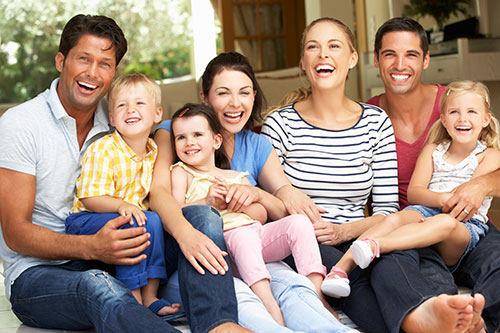
#> input picture group_photo.jpg, 500 x 333 px
$ jupyter execute --allow-errors face_detection.ipynb   (text cells are left out)
#> lines starting #> are read from the running program, lines starting #| are printed output that depends on the picture; after the words box and inside, x2 and y2 are one past the last pixel; in counts of white or black regions, pixels touching at a corner belong together
[cell 1]
import numpy as np
from matplotlib import pyplot as plt
import cv2

[cell 2]
img=plt.imread('group_photo.jpg')
#> img is the input picture: shape (333, 500, 3); mean R, G, B 157.9, 137.8, 124.1
img1=cv2.imread("group_photo.jpg")

[cell 3]
plt.imshow(img)
plt.show()
plt.imshow(img1)
plt.show()

[cell 4]
# cv2.imshow("Family Image", img1)
# cv2.waitKey(5000)
# cv2.destroyAllWindows()

[cell 5]
img.shape
#> Out = (333, 500, 3)

[cell 6]
import cv2

[cell 7]
model=cv2.CascadeClassifier('haarcascade_frontalface_alt.xml')

[cell 8]
faces=model.detectMultiScale(img)
#> faces = [[439, 92, 49, 49], [296, 24, 56, 56], [207, 72, 53, 53], [108, 86, 48, 48], [168, 118, 46, 46], [374, 34, 55, 55], [63, 38, 59, 59]]

[cell 9]
#Each face contains x,y,w,h
print(faces.shape)
#| (7, 4)
faces
#> Out has the same summary as faces

[cell 10]
print(faces.shape)
#| (7, 4)

[cell 11]
for face in faces:
    x,y,w,h=face

    img=cv2.rectangle(img,(x,y),(x+w,y+h),(255,0,0),2)
#> this loop made 7 passes
#> pass 2, `img=cv2.rectangle(img,(x,y),(x+w,y+h),(255,0,0),2)`:
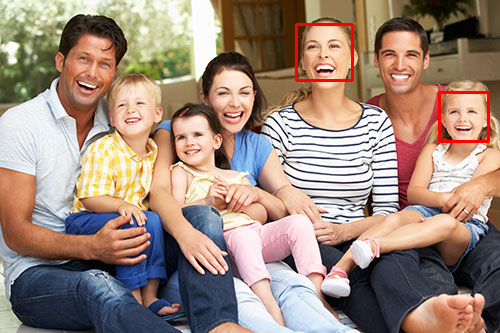
#> img: shape (333, 500, 3); mean R, G, B 158.6, 136.8, 123.4
#> pass 3, `img=cv2.rectangle(img,(x,y),(x+w,y+h),(255,0,0),2)`:
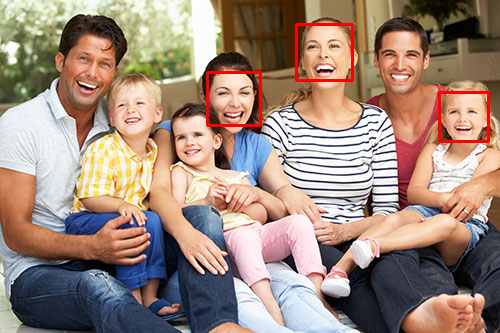
#> img: shape (333, 500, 3); 0.38% of pixels changed, all inside (x1, y1, x2, y2) = (206, 71, 262, 127)
#> after the loop:
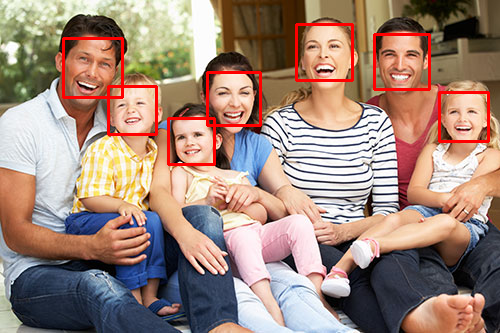
#> img: shape (333, 500, 3); 1.47% of pixels changed, all inside (x1, y1, x2, y2) = (62, 33, 431, 166)

[cell 12]
plt.imshow(img)
plt.show()

[cell 13]
# Write a Python Script that captures images from your webcam video stream
# Extracts all Faces from the image frame (using haarcascades)
# Stores the Face information into numpy arrays

# 1. Read and show video stream, capture images
# 2. Detect Faces and show bounding box (haarcascade)
# 3. Flatten the largest face image(gray scale) and save in a numpy array
# 4. Repeat the above for multiple people to generate training data


import cv2
import numpy as np

#Init Camera
# 0 by default takes the inbuilt webcam
cap = cv2.VideoCapture(0)

# Face Detection
face_cascade = cv2.CascadeClassifier("haarcascade_frontalface_alt.xml")

skip = 0
face_data = []
dataset_path = './data/'
file_name = input("Enter the name of the person : ")
#> the answer given: swrajkantsharma402.jpg.jpeg
while True:
	ret,frame = cap.read()
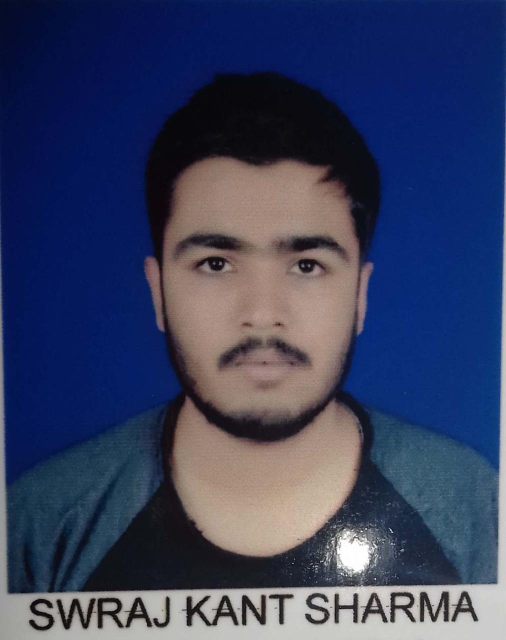
#> input picture swrajkantsharma402.jpg.jpeg, 1012 x 1280 px, given in place of the camera (shown at 1/2 size)
#> frame is the input picture: shape (1280, 1012, 3); mean B, G, R 95.4, 63.9, 55.8

	#If for any reason the frame is not captured then try it again.
	if ret==False:
		continue

	gray_frame = cv2.cvtColor(frame,cv2.COLOR_BGR2GRAY)
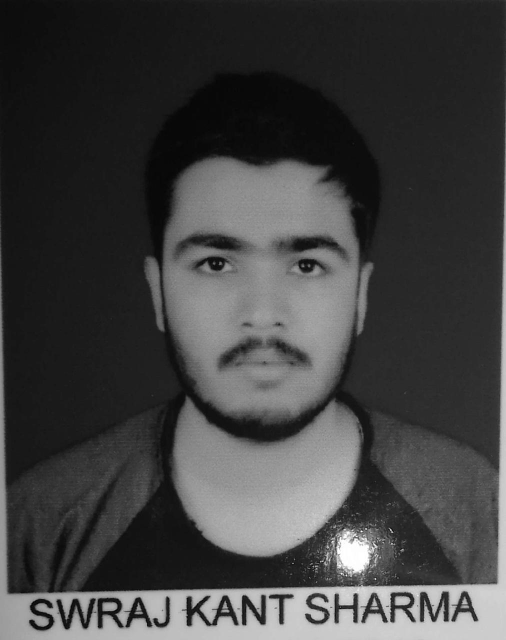
#> gray_frame: shape (1280, 1012) (shown at 1/2 size); min 0, max 255, mean 65


	faces = face_cascade.detectMultiScale(frame,1.3,5)
#> faces = [[245, 310, 545, 545]]
	if len(faces)==0:
		continue
	#Each face will be accomapanied with four parameters (x,y,w,h)
	#We will sort the faces on the basis of its area (w*h)=(f[2]*f[3])
	faces = sorted(faces,key=lambda f:f[2]*f[3])

	# Pick the last face (because it is the largest face acc to area(f[2]*f[3]))
	for face in faces[-1:]:
		x,y,w,h = face
		cv2.rectangle(frame,(x,y),(x+w,y+h),(0,255,255),2)

		#Extract (Crop out the required face from a given Frame) : Region of Interest
		#Offset is the extra pixel added around the face (Padding)
		offset = 10
		face_section = frame[y-offset:y+h+offset,x-offset:x+w+offset]
		face_section = cv2.resize(face_section,(100,100))

		#We are going to store every 10th frame
		skip += 1
		if skip%10==0:
			face_data.append(face_section)
			print(len(face_data))
#> this loop made 1 pass
#> (x, y, w, h, offset, skip) on pass 1: (245, 310, 545, 545, 10, 1)
#> pass 1, `face_section = frame[y-offset:y+h+offset,x-offset:x+w+offset]`:
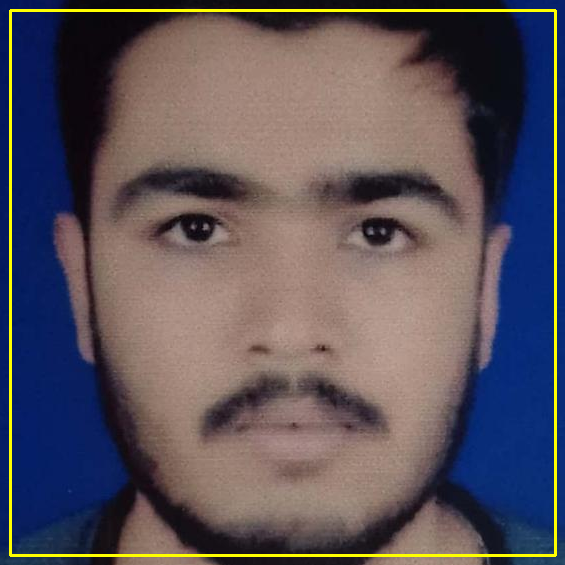
#> face_section: shape (565, 565, 3); mean B, G, R 91, 83.1, 91.4
#> pass 1, `face_section = cv2.resize(face_section,(100,100))`:
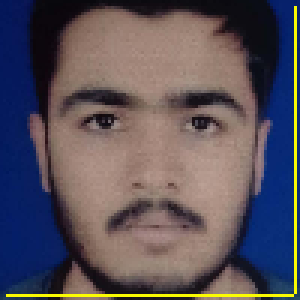
#> face_section: shape (100, 100, 3) (shown 3 times larger); mean B, G, R 90.8, 82.3, 90.6
#> after the loop:
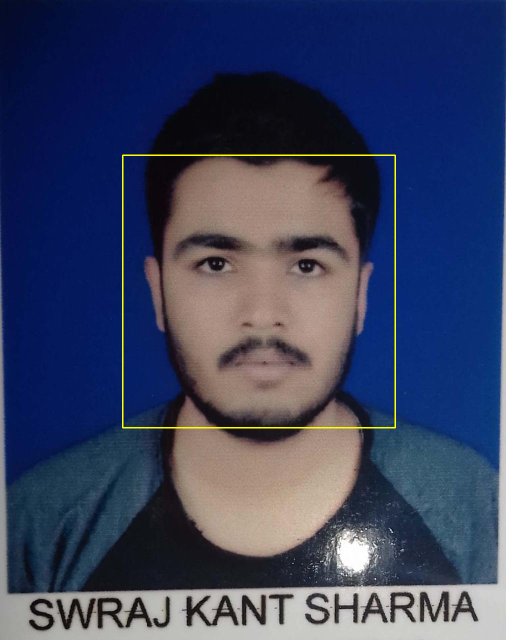
#> frame: shape (1280, 1012, 3) (shown at 1/2 size); 0.5% of pixels changed, all inside (x1, y1, x2, y2) = (244, 309, 792, 857)
#> after the loop, face_data = []; skip = 1


	cv2.imshow("Frame",frame)
	cv2.imshow("Face Section",face_section)

	key_pressed = cv2.waitKey(1) & 0xFF
#> (key q is pressed here)
	if key_pressed == ord('q'):
		break

# Convert our face list array into a numpy array
face_data = np.asarray(face_data)
#> face_data = empty array
#> (the rest of this cell did not finish here and is left out)
